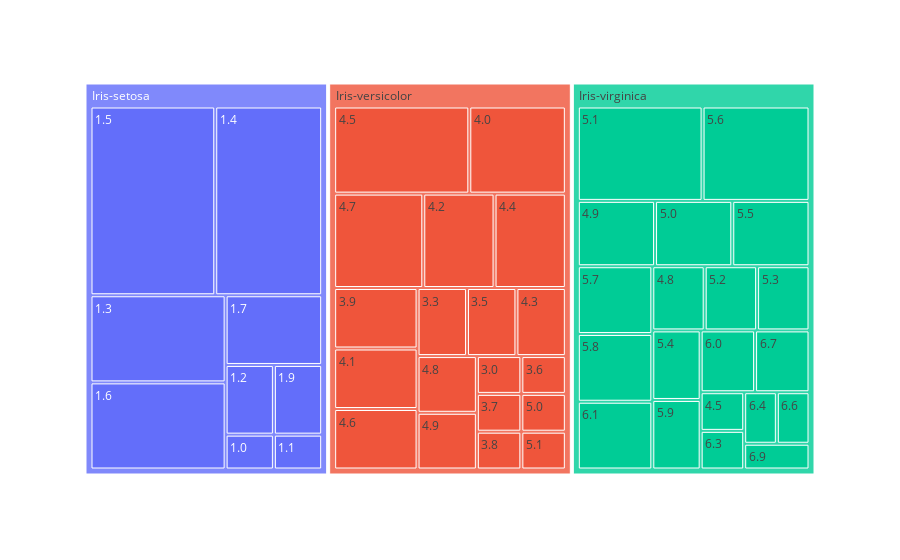

Notebook code cell kept with this figure:
### Code cell
grafico_classe_cdp.show()

### Figure 1 — Plotly figure (JSON) as saved in the notebook; plotly's stock layout.template omitted (floating-point values rounded to 4 significant figures)
{"data": [{"branchvalues": "total", "domain": {"x": [0, 1], "y": [0, 1]}, "hovertemplate": "labels=%{label}<br>count=%{value}<br>parent=%{parent}<br>id=%{id}<extra></extra>", "ids": ["Iris-setosa/1.0", "Iris-setosa/1.1", "Iris-setosa/1.2", "Iris-setosa/1.3", "Iris-setosa/1.4", "Iris-setosa/1.5", "Iris-setosa/1.6", "Iris-setosa/1.7", "Iris-setosa/1.9", "Iris-versicolor/3.0", "Iris-versicolor/3.3", "Iris-versicolor/3.5", "Iris-versicolor/3.6", "Iris-versicolor/3.7", "Iris-versicolor/3.8", "Iris-versicolor/3.9", "Iris-versicolor/4.0", "Iris-versicolor/4.1", "Iris-versicolor/4.2", "Iris-versicolor/4.3", "Iris-versicolor/4.4", "Iris-versicolor/4.5", "Iris-virginica/4.5", "Iris-versicolor/4.6", "Iris-versicolor/4.7", "Iris-versicolor/4.8", "Iris-virginica/4.8", "Iris-versicolor/4.9", "Iris-virginica/4.9", "Iris-versicolor/5.0", "Iris-virginica/5.0", "Iris-versicolor/5.1", "Iris-virginica/5.1", "Iris-virginica/5.2", "Iris-virginica/5.3", "Iris-virginica/5.4", "Iris-virginica/5.5", "Iris-virginica/5.6", "Iris-virginica/5.7", "Iris-virginica/5.8", "Iris-virginica/5.9", "Iris-virginica/6.0", "Iris-virginica/6.1", "Iris-virginica/6.3", "Iris-virginica/6.4", "Iris-virginica/6.6", "Iris-virginica/6.7", "Iris-virginica/6.9", "Iris-setosa", "Iris-versicolor", "Iris-virginica"], "labels": ["1.0", "1.1", "1.2", "1.3", "1.4", "1.5", "1.6", "1.7", "1.9", "3.0", "3.3", "3.5", "3.6", "3.7", "3.8", "3.9", "4.0", "4.1", "4.2", "4.3", "4.4", "4.5", "4.5", "4.6", "4.7", "4.8", "4.8", "4.9", "4.9", "5.0", "5.0", "5.1", "5.1", "5.2", "5.3", "5.4", "5.5", "5.6", "5.7", "5.8", "5.9", "6.0", "6.1", "6.3", "6.4", "6.6", "6.7", "6.9", "Iris-setosa", "Iris-versicolor", "Iris-virginica"], "name": "", "parents": ["Iris-setosa", "Iris-setosa", "Iris-setosa", "Iris-setosa", "Iris-setosa", "Iris-setosa", "Iris-setosa", "Iris-setosa", "Iris-setosa", "Iris-versicolor", "Iris-versicolor", "Iris-versicolor", "Iris-versicolor", "Iris-versicolor", "Iris-versicolor", "Iris-versicolor", "Iris-versicolor", "Iris-versicolor", "Iris-versicolor", "Iris-versicolor", "Iris-versicolor", "Iris-versicolor", "Iris-virginica", "Iris-versicolor", "Iris-versicolor", "Iris-versicolor", "Iris-virginica", "Iris-versicolor", "Iris-virginica", "Iris-versicolor", "Iris-virginica", "Iris-versicolor", "Iris-virginica", "Iris-virginica", "Iris-virginica", "Iris-virginica", "Iris-virginica", "Iris-virginica", "Iris-virginica", "Iris-virginica", "Iris-virginica", "Iris-virginica", "Iris-virginica", "Iris-virginica", "Iris-virginica", "Iris-virginica", "Iris-virginica", "Iris-virginica", "", "", ""], "type": "treemap", "values": [1, 1, 2, 7, 12, 14, 7, 4, 2, 1, 2, 2, 1, 1, 1, 3, 5, 3, 4, 2, 4, 7, 1, 3, 5, 2, 2, 2, 3, 1, 3, 1, 7, 2, 2, 2, 3, 6, 3, 3, 2, 2, 3, 1, 1, 1, 2, 1, 50, 50, 50]}], "layout": {"legend": {"tracegroupgap": 0}, "margin": {"t": 60}}}
